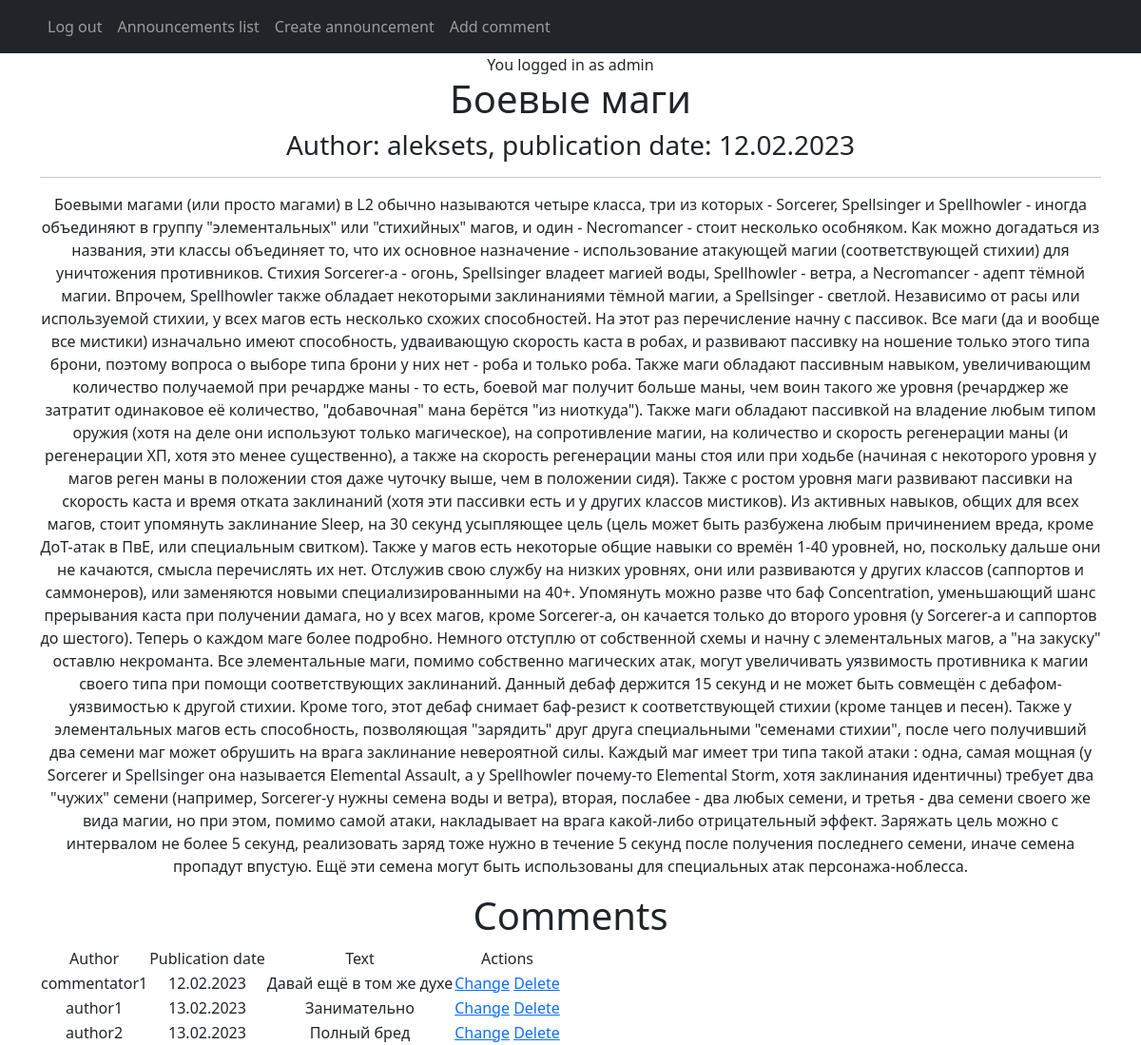
The app's page /announcements/1 (signed in) with its own data.
### announcements/models.py (models this page shows, shortened)
class Announcement(models.Model):
    author = models.ForeignKey(Author, on_delete=models.CASCADE, verbose_name='author')
    add_date = models.DateTimeField(auto_now_add=True)
    category = models.ManyToManyField(Category, related_name='categories', verbose_name='category')
    title = models.CharField(max_length=255, verbose_name='title')
    text = RichTextUploadingField(config_name='default')

class Author(models.Model):
    author = models.OneToOneField(User, on_delete=models.CASCADE)
    def __str__(self):
        return self.author.username

class Comment(models.Model):
    announcement = models.ForeignKey(Announcement, on_delete=models.CASCADE)
    author = models.ForeignKey(User, on_delete=models.CASCADE)
    text = models.TextField(verbose_name='text')
    add_date = models.DateTimeField(auto_now_add=True)
    is_new = models.BooleanField(default=True)

### announcements/views.py (the view)
# urls.py: path('announcements/<int:pk>', AnnouncementDetail.as_view(), name='announcement'),
class AnnouncementDetail(DetailView):
    model = Announcement
    template_name = 'announcement.html'
    context_object_name = 'announcement'

### templates/announcement.html (shortened to what this page needs)
<!DOCTYPE html>
{% extends 'flatpages/default.html' %}
{% block content %}
    <h1>{{ announcement.title }}</h1>
    <h3>Author: {{ announcement.author }}, publication date: {{ announcement.add_date|date:'d.m.Y' }}</h3>
    <hr>
    <p>{{ announcement.text|safe }}</p>
    <h1>Comments</h1>
    {% if announcement.comment_set.all|length > 0 %}
        <table>
            <tr>
                <td>Author</td>
                <td>Publication date</td>
                <td>Text</td>
                <td>Actions</td>
            </tr>
            {% for comment in announcement.comment_set.all %}
                <tr>
                    <td>{{ comment.author }}</td>
                    <td>{{ comment.add_date|date:'d.m.Y' }}</td>
                    <td>{{ comment.text }}</td>
                    <td>
                        {% if comment.author == request.user or request.user.is_staff %}
                            <a href="{% url 'comment_update' announcement.pk comment.pk %}">Change</a>
                            <a href="{% url 'comment_delete' announcement.pk comment.pk %}">Delete</a>
                        {% endif %}
                    </td>
                </tr>
            {% endfor %}
        </table>
    {% else %}
        Комментариев пока нет!
    {% endif %}
{% endblock content %}

### templates/flatpages/default.html (shortened to what this page needs)
<!DOCTYPE html>
<html lang="en">
    <head>
        {% load static %}
        <link href="{% static 'css/styles.css' %}" rel="stylesheet" />
    </head>
    <body>
        <nav class="navbar navbar-expand-lg navbar-dark bg-dark static-top">
            <div class="container">
                <div class="collapse navbar-collapse" id="navbarResponsive">
                    <ul class="navbar-nav ml-auto">
                        <li class="nav-item">
                            {%  if request.user.is_anonymous %}
                                <a class="nav-link" href="{% url 'login' %}">Log in</a>
                            {% else %}
                                <a class="nav-link" href="{% url 'logout' %}">Log out</a>
                            {% endif %}
                        </li>
                        <li class="nav-item">
                            <a class="nav-link" href="{% url 'announcements' %}">Announcements list</a>
                        </li>
                        {% if perms.announcements.add_announcement %}
                            <li class="nav-item">
                                <a class="nav-link" href="{% url 'announcement_create' %}">Create announcement</a>
                            </li>
                        {% endif %}
                        {% if 'announcements' in request.path and 'create' not in request.path and 'update' not in request.path and 'delete' not in request.path and 'comment' not in request.path and request.user.is_authenticated and announcement.author.author != request.user %}
                            <li class="nav-item">
                                <a class="nav-link" href="{% url 'comment_create' announcement.pk %}">Add comment</a>
                            </li>
                        {% endif %}
                    </ul>
                </div>
            </div>
        </nav>
        <div class="container">
            <div class="row">
                <div class="col-lg-12 text-center">
                    {% if request.user.is_authenticated %}
                        You logged in as {{ request.user.username }}
                    {% endif %}
                    {% block content %}
                    {% endblock content %}
                </div>
            </div>
        </div>
    </body>
</html>

### records on screen
Announcement: title "Боевые маги", author "aleksets", add_date "12.02.2023", text "Боевыми магами (или просто магами) в L2 обычно называются четыре класса, три из которых - Sorcerer, Spellsinger и Spellhowler - иногда объединяют в группу \"элементальных\" или \"стихийных\" магов, и один - Necromancer - стоит несколько особняком. Как можно догадаться из названия, эти классы объединяет то, что их основное назначение - использование атакующей магии (соответствующей стихии) для уничтожения противников. Стихия Sorcerer-а - огонь, Spellsinger владеет магией воды, Spellhowler - ветра, а Necromancer - адепт тёмной магии. Впрочем, Spellhowler также обладает некоторыми заклинаниями тёмной магии, а Spellsinger - светлой. Независимо от расы или используемой стихии, у всех магов есть…"
Comment: author "commentator1", add_date "12.02.2023", text "Давай ещё в том же духе", shows "Change"
Comment: author "author1", add_date "13.02.2023", text "Занимательно", shows "Change"
Comment: author "author2", add_date "13.02.2023", text "Полный бред", shows "Change"

### other values on screen
{{ request.user.username }} "admin"
